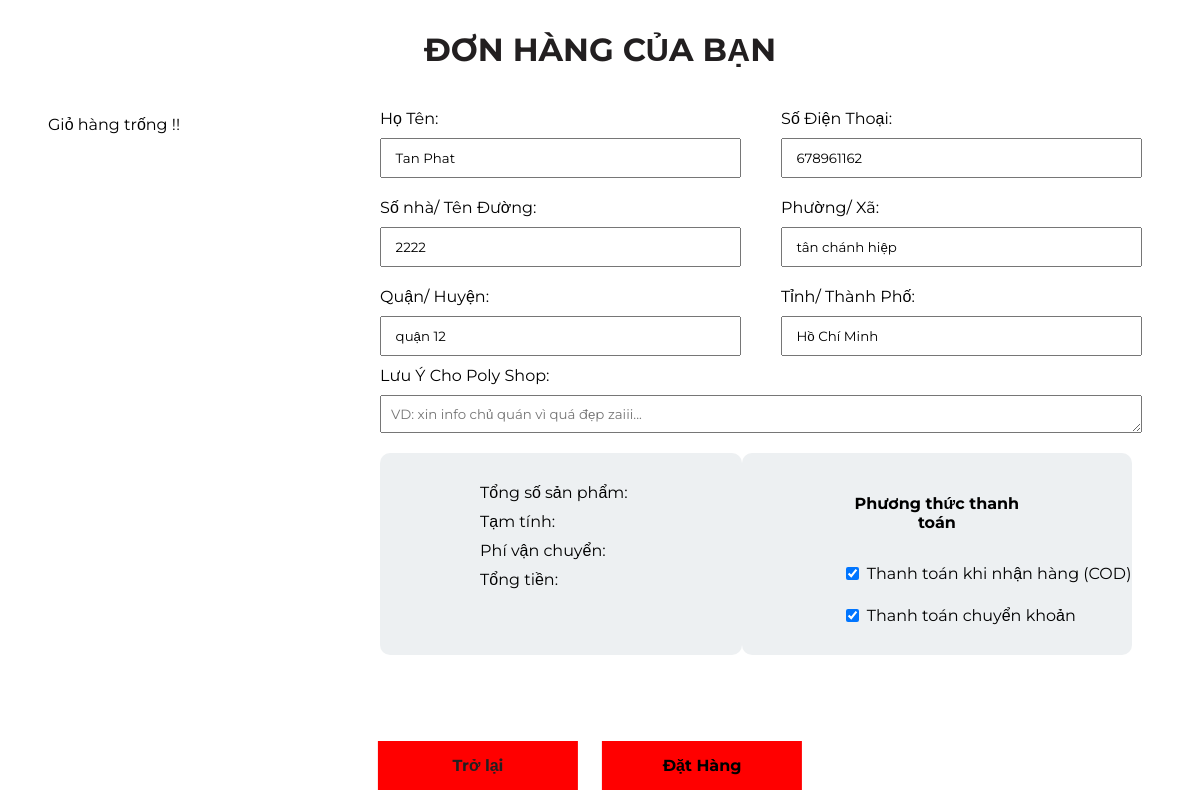
The page /checkout.php (signed in) on the database its author committed.
### tables this page shows
CREATE TABLE `users` (
  `user_id` varchar(10) NOT NULL,
  `user_name` varchar(15) NOT NULL,
  `email` varchar(255) NOT NULL,
  `pass_word` varchar(20) NOT NULL,
  `role` int(1) NOT NULL DEFAULT 1
);

CREATE TABLE `user_des` (
  `user_des_id` int(11) NOT NULL,
  `user_id` varchar(10) NOT NULL,
  `SDT` int(10) NOT NULL,
  `soNhaTenDuong` varchar(100) NOT NULL,
  `phuongXa` varchar(100) NOT NULL,
  `quanHuyen` varchar(100) NOT NULL,
  `tinhTP` varchar(100) NOT NULL
);

### checkout.php (the view, shortened to what this page needs)
<link href="https://cdnjs.cloudflare.com/ajax/libs/font-awesome/6.5.1/css/all.min.css" rel="stylesheet">
<body>
    <h1>Đơn hàng của bạn</h1>
    <div style="display: flex;">
        <section id="cart-container"></section>
        <?php
        $hoTen = $soDienThoai = $soNhaTenDuong = $phuongXa = $quanHuyen = $thanhPho = "";
        if (isset($_SESSION['user_id'])) {
            $loggedInUserId = $_SESSION['user_id'];
            include 'connectDB/connectDB.php';
            $selectQuery = "SELECT user_name FROM users WHERE user_id = '$loggedInUserId'";
            $result = $conn->query($selectQuery);
            if ($result->num_rows > 0) {
                $row = $result->fetch_assoc();
                $hoTen = $row['user_name'];
            }
            $selectAddressQuery = "SELECT * FROM user_des WHERE user_id = '$loggedInUserId'";
            $resultAddress = $conn->query($selectAddressQuery);
            if ($resultAddress->num_rows > 0) {
                $rowAddress = $resultAddress->fetch_assoc();
                $soDienThoai = $rowAddress['SDT'];
                $soNhaTenDuong = $rowAddress['soNhaTenDuong'];
                $phuongXa = $rowAddress['phuongXa'];
                $quanHuyen = $rowAddress['quanHuyen'];
                $thanhPho = $rowAddress['tinhTP'];
            }
        }
        ?>
        <form method="POST" class="content-right">
            <section style="display: flex;">
                <section style="width: 50%">
                    <label>Họ Tên:</label> <br>
                    <input class="input-text" id="name" name="name" type="text" placeholder="Nhập tên của bạn" required
                        value="<?php echo " $hoTen"; ?>">
                </section>
                <section style="width: 50%">
                    <label>Số Điện Thoại:</label> <br>
                    <input class="input-text" id="SDT" name="SDT" type="text" placeholder="Your number..." required
                        value="<?php echo " $soDienThoai"; ?>">
                </section>
            </section>
            <section style="display: flex;  margin-top: 20px">
                <section style="width: 50%">
                    <label>Số nhà/ Tên Đường:</label> <br>
                    <input class="input-text" id="street" name="street" type="text" placeholder="Your street name..."
                        required value="<?php echo " $soNhaTenDuong"; ?>">
                </section>
                <section style="width: 50%">
                    <label>Phường/ Xã:</label> <br>
                    <input class="input-text" id="wards" name="wards" type="text" placeholder="Your wards..." required
                        value="<?php echo " $phuongXa"; ?>">
                </section>
            </section>
            <section style="display: flex;  margin-top: 20px">
                <section style="width: 50%;">
                    <label>Quận/ Huyện:</label> <br>
                    <input class="input-text" id="district" name="district" type="text" placeholder="Your district..."
                        required value="<?php echo " $quanHuyen"; ?>">
                </section>
                <section style="width: 50%">
                    <label>Tỉnh/ Thành Phố:</label> <br>
                    <input class="input-text" id="city" name="city" type="text" placeholder="Your city..." required
                        value="<?php echo " $thanhPho"; ?>">
                </section>
            </section>
            <section style="margin-top: 10px">
                <label>Lưu Ý Cho Poly Shop:</label> <br>
                <textarea name="note" id="note" cols="30" rows="1" placeholder="VD: xin info chủ quán vì quá đẹp zaiii..."></textarea>
            </section>
            <section style="display: flex; margin: 20px 50px 0 0; justify-content: space-between;">
                <div class="form-des-cart-left">
                    <p class="total-products">Tổng số sản phẩm: <span></span></p>
                    <p>Tạm tính: <span class="total-price"></span></p>
                    <p>Phí vận chuyển: <span class="shipment-price"></span></p>
                    <p>Tổng tiền: <span name="sum_price" class="sum-price"></span></p>
                </div>
                <div class="form-des-cart-right">
                    <h4>Phương thức thanh toán</h4>
                    <div style="display: flex; margin-top: 3px">
                        <input type="checkbox" checked> <p style="margin-left: 5px; white-space: nowrap;">Thanh toán khi nhận hàng (COD)</p>
                    </div>
                    <div style="display: flex; margin-top: 3px">
                        <input type="checkbox" checked> <p style="margin-left: 5px; white-space: nowrap;">Thanh toán chuyển khoản</p>
                    </div>
                </div>
            </section>
            <div class="btn-page">
                <button type="button">
                    <a href="javascript:history.back()">Trở lại</a>
                </button>
                <button class="btn-od" type="submit">Đặt Hàng</button>
            </div>
        </form>
    </div>
</body>

### checkout.php (style rules this page uses)
* { font-family: 'Montserrat', sans-serif; }
a { color: #000; text-decoration: none; list-style: none; }
#cart-container { width: 30%; overflow-x: hidden; overflow: auto; max-height: 550px; margin-left: 40px; }
h1 { margin: 30px 0px 30px 0px; text-align: center; text-transform: uppercase; color: #221F20; }
.content-right { width: 70%; padding: 10px; margin-left: 40px; }
.input-text { width: 90%; padding: 10px 10px; margin-top: 10px; }
.form-des-cart-left { width: 25.3%; padding: 20px 100px; background-color: rgba(220, 225, 230, 0.5); border-radius: 10px; }
.form-des-cart-left p, .form-des-cart-right p { margin: 10px 0px; }
.form-des-cart-right { width: 25.3%; padding: 20px 100px; background-color: rgba(220, 225, 230, 0.5); border-radius: 10px; text-align: center; }
.btn-page { position: fixed; bottom: 0px; left: 50%; transform: translateX(-50%); }
.btn-page button { margin: 10px 20px 10px 0px; width: 200px; padding: 15px 30px; background: red; cursor: pointer; transition: all 0.3s ease-in-out; font-weight: 700; border: none; font-size: 16px; }
.btn-page button a { color: #221F20; }
#note { width: 95%; padding: 10px; margin-top: 10px; }

### rows shown on the page
users: name "Tan Phat"
user_des: SDT "678961162", street "2222", wards "tân chánh hiệp", district "quận 12", city "Hồ Chí Minh"
